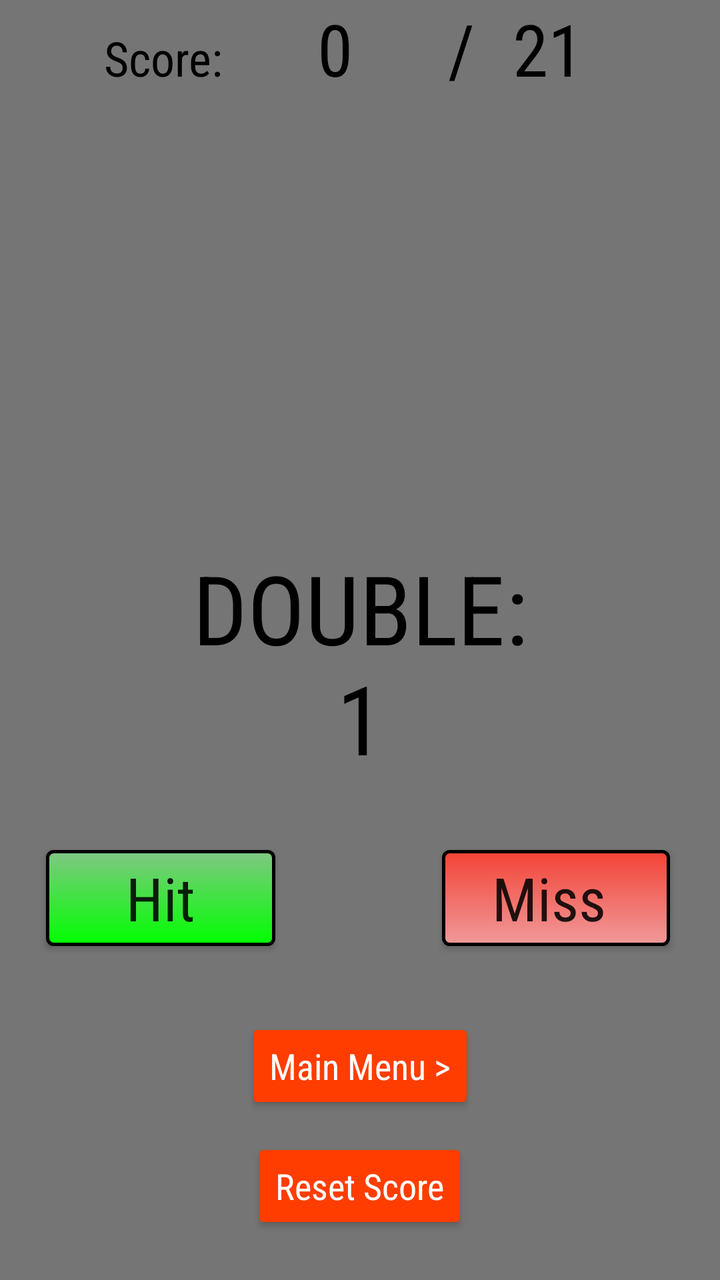
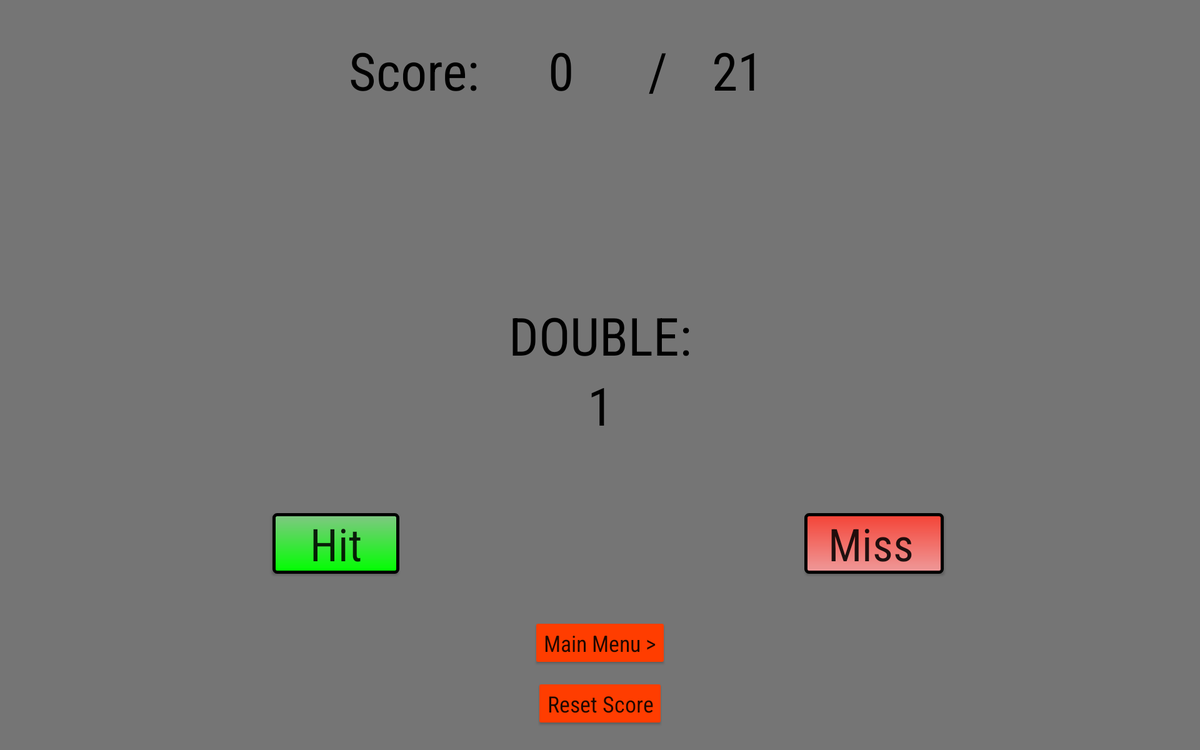

First picture: res/layout/ on a phone held upright. Second picture: the repository's own variant of that layout, on a device whose configuration matches the variant's folder. Source for both follows.
<!-- AndroidManifest.xml: application theme AppTheme -->
<!-- res/layout/activity_game_sceen.xml -->
<?xml version="1.0" encoding="utf-8"?>
<RelativeLayout xmlns:android="http://schemas.android.com/apk/res/android"
    android:layout_width="match_parent"
    android:layout_height="match_parent"
    android:background="#757575"
    android:paddingLeft="16dp"
    android:paddingRight="16dp">

    <TextView
        android:id="@+id/txt_score"
        android:layout_width="wrap_content"
        android:layout_height="wrap_content"
        android:layout_alignBaseline="@+id/txt_forwardSlash"
        android:layout_alignBottom="@+id/txt_forwardSlash"
        android:layout_marginEnd="11dp"
        android:layout_toStartOf="@+id/menu_btn"
        android:layout_weight="1"
        android:fontFamily="sans-serif-condensed"
        android:text="Score:"
        android:textColor="@android:color/background_dark"
        android:textSize="24sp" />

    <TextView
        android:id="@+id/txt_scoreOn"
        android:layout_width="wrap_content"
        android:layout_height="wrap_content"
        android:layout_alignParentTop="true"
        android:layout_marginStart="21dp"
        android:layout_toEndOf="@+id/hit_btn"
        android:layout_weight="1"
        android:fontFamily="sans-serif-condensed"
        android:paddingBottom="-5dp"
        android:text="0"
        android:textAllCaps="false"
        android:textColor="#000"
        android:textSize="36sp" />

    <TextView
        android:id="@+id/txt_forwardSlash"
        android:layout_width="wrap_content"
        android:layout_height="wrap_content"
        android:layout_alignBaseline="@+id/txt_scoreOutOf"
        android:layout_alignBottom="@+id/txt_scoreOutOf"
        android:layout_toStartOf="@+id/txt_scoreOutOf"
        android:layout_weight="1"
        android:fontFamily="sans-serif-condensed"
        android:text="/"
        android:textColor="@android:color/background_dark"
        android:textSize="36sp" />

    <TextView
        android:id="@+id/txt_scoreOutOf"
        android:layout_width="wrap_content"
        android:layout_height="wrap_content"
        android:layout_alignParentTop="true"
        android:layout_marginStart="19dp"
        android:layout_toEndOf="@+id/menu_btn"
        android:layout_weight="1"
        android:fontFamily="sans-serif-condensed"
        android:text="21"
        android:textAllCaps="true"
        android:textColor="#000"
        android:textSize="36sp" />


    <TextView
        android:id="@+id/txt_double"
        android:layout_width="match_parent"
        android:layout_height="wrap_content"
        android:layout_alignBottom="@+id/txt_doubleon"
        android:layout_alignParentStart="true"
        android:layout_marginBottom="55dp"
        android:fontFamily="sans-serif-condensed"
        android:gravity="center"
        android:text="Double:"
        android:textAllCaps="true"
        android:textColor="#000"
        android:textSize="48sp" />

    <TextView
        android:id="@+id/txt_doubleon"
        android:layout_width="match_parent"
        android:layout_height="wrap_content"
        android:layout_above="@+id/hit_btn"
        android:layout_alignParentStart="true"
        android:layout_marginBottom="34dp"
        android:fontFamily="sans-serif-condensed"
        android:gravity="center"
        android:text="1"
        android:textAllCaps="true"
        android:textColor="#000"
        android:textSize="48sp" />

    <Button
        android:id="@+id/hit_btn"
        android:layout_width="wrap_content"
        android:layout_height="wrap_content"
        android:layout_above="@+id/menu_btn"
        android:layout_alignParentStart="true"
        android:layout_marginBottom="36dp"
        android:layout_marginStart="7dp"
        android:layout_weight="1"
        android:background="@drawable/hit_button_border"
        android:fontFamily="sans-serif-condensed"
        android:onClick="hitscore"
        android:paddingLeft="40dp"
        android:paddingRight="40dp"
        android:text="Hit"
        android:textAllCaps="false"
        android:textSize="30sp" />

    <Button
        android:id="@+id/miss_btn"
        android:layout_width="wrap_content"
        android:layout_height="wrap_content"
        android:layout_alignBaseline="@+id/hit_btn"
        android:layout_alignBottom="@+id/hit_btn"
        android:layout_alignParentEnd="true"
        android:layout_marginEnd="9dp"
        android:layout_weight="1"
        android:background="@drawable/miss_button_border"
        android:fontFamily="sans-serif-condensed"
        android:onClick="MissScore"
        android:paddingLeft="25dp"
        android:paddingRight="32dp"
        android:text="Miss"
        android:textAllCaps="false"
        android:textSize="30sp" />

    <Button
        android:id="@+id/menu_btn"
        android:layout_width="wrap_content"
        android:layout_height="wrap_content"
        android:layout_above="@+id/reset_btn"
        android:layout_centerHorizontal="true"
        android:layout_marginBottom="12dp"
        android:backgroundTint="#FF3D00"
        android:fontFamily="sans-serif-condensed"
        android:text="Main Menu >"
        android:textAllCaps="false"
        android:textColor="@android:color/white"
        android:textSize="18sp" />

    <Button
        android:id="@+id/reset_btn"
        android:layout_width="wrap_content"
        android:layout_height="wrap_content"
        android:layout_alignParentBottom="true"
        android:layout_centerHorizontal="true"
        android:layout_marginBottom="23dp"
        android:backgroundTint="#FF3D00"
        android:fontFamily="sans-serif-condensed"
        android:onClick="ResetScore"
        android:text="Reset Score"
        android:textAllCaps="false"
        android:textColor="@android:color/white"
        android:textSize="18sp" />

</RelativeLayout>
<!-- resources referenced by this layout -->
<resources>
  <!-- drawable hit_button_border (drawable) -->
  <?xml version="1.0" encoding="utf-8"?>
  <shape xmlns:android="http://schemas.android.com/apk/res/android"
      android:shape="rectangle">
      <gradient android:startColor="#81C784"
          android:endColor="#00FF00"
          android:angle="270" />
      <corners android:radius="3dp" />
      <stroke android:width="5px" android:color="#000" />
  </shape>
  <!-- drawable miss_button_border (drawable) -->
  <?xml version="1.0" encoding="utf-8"?>
  <shape xmlns:android="http://schemas.android.com/apk/res/android"
      android:shape="rectangle">
      <gradient android:startColor="#F44336"
          android:endColor="#EF9A9A"
          android:angle="270" />
      <corners android:radius="3dp" />
      <stroke android:width="5px" android:color="#000" />
  </shape>
  <style name="AppTheme" parent="Theme.AppCompat.Light.DarkActionBar">
  
          <item name="colorPrimary">#FF3D00</item>
          <item name="colorPrimaryDark">#000000</item>
          <item name="colorAccent">@color/colorAccent</item>
  
      </style>
</resources>
<!-- res/layout-xlarge/activity_game_sceen.xml (the author's variant of the layout above) -->
<!-- drawn on a large tablet held sideways -->
<?xml version="1.0" encoding="utf-8"?>
<RelativeLayout xmlns:android="http://schemas.android.com/apk/res/android"
    android:layout_width="match_parent"
    android:layout_height="match_parent"
    android:background="#757575"
    android:paddingLeft="16dp"
    android:paddingRight="16dp">

    <TextView
        android:id="@+id/txt_score"
        android:layout_width="wrap_content"
        android:layout_height="wrap_content"
        android:layout_alignParentTop="true"
        android:layout_marginEnd="59dp"
        android:layout_marginTop="37dp"
        android:layout_toStartOf="@+id/txt_scoreOn"
        android:layout_weight="1"
        android:fontFamily="sans-serif-condensed"
        android:text="Score:"
        android:textColor="@android:color/background_dark"
        android:textSize="56sp" />

    <TextView
        android:id="@+id/txt_scoreOn"
        android:layout_width="wrap_content"
        android:layout_height="wrap_content"
        android:layout_alignStart="@+id/reset_btn"
        android:layout_alignTop="@+id/txt_score"
        android:layout_marginStart="13dp"
        android:layout_weight="1"
        android:fontFamily="sans-serif-condensed"
        android:paddingBottom="-5dp"
        android:text="0"
        android:textAllCaps="false"
        android:textColor="#000"
        android:textSize="56sp" />

    <TextView
        android:id="@+id/txt_forwardSlash"
        android:layout_width="wrap_content"
        android:layout_height="wrap_content"
        android:layout_alignBaseline="@+id/txt_scoreOn"
        android:layout_alignBottom="@+id/txt_scoreOn"
        android:layout_alignEnd="@+id/menu_btn"
        android:layout_weight="1"
        android:fontFamily="sans-serif-condensed"
        android:text="/"
        android:textColor="@android:color/background_dark"
        android:textSize="56sp" />

    <TextView
        android:id="@+id/txt_scoreOutOf"
        android:layout_width="wrap_content"
        android:layout_height="wrap_content"
        android:layout_alignBaseline="@+id/txt_forwardSlash"
        android:layout_alignBottom="@+id/txt_forwardSlash"
        android:layout_marginStart="47dp"
        android:layout_toEndOf="@+id/txt_forwardSlash"
        android:layout_weight="1"
        android:fontFamily="sans-serif-condensed"
        android:text="21"
        android:textAllCaps="true"
        android:textColor="#000"
        android:textSize="56sp" />


    <TextView
        android:id="@+id/txt_double"
        android:layout_width="match_parent"
        android:layout_height="wrap_content"
        android:layout_above="@+id/txt_doubleon"
        android:layout_alignParentStart="true"
        android:fontFamily="sans-serif-condensed"
        android:gravity="center"
        android:text="Double:"
        android:textAllCaps="true"
        android:textColor="#000"
        android:textSize="56sp" />

    <TextView
        android:id="@+id/txt_doubleon"
        android:layout_width="match_parent"
        android:layout_height="wrap_content"
        android:layout_above="@+id/hit_btn"
        android:layout_alignParentStart="true"
        android:layout_marginBottom="78dp"
        android:fontFamily="sans-serif-condensed"
        android:gravity="center"
        android:text="1"
        android:textAllCaps="true"
        android:textColor="#000"
        android:textSize="56sp" />

    <Button
        android:id="@+id/hit_btn"
        android:layout_width="wrap_content"
        android:layout_height="wrap_content"
        android:layout_above="@+id/menu_btn"
        android:layout_alignEnd="@+id/txt_score"
        android:layout_marginBottom="47dp"
        android:layout_marginEnd="86dp"
        android:layout_weight="1"
        android:background="@drawable/hit_button_border"
        android:fontFamily="sans-serif-condensed"
        android:onClick="hitscore"
        android:paddingLeft="40dp"
        android:paddingRight="40dp"
        android:text="Hit"
        android:textAllCaps="false"
        android:textSize="48sp" />

    <Button
        android:id="@+id/miss_btn"
        android:layout_width="wrap_content"
        android:layout_height="wrap_content"
        android:layout_below="@+id/txt_doubleon"
        android:layout_marginStart="44dp"
        android:layout_toEndOf="@+id/txt_scoreOutOf"
        android:layout_weight="1"
        android:background="@drawable/miss_button_border"
        android:fontFamily="sans-serif-condensed"
        android:onClick="MissScore"
        android:paddingLeft="25dp"
        android:paddingRight="32dp"
        android:text="Miss"
        android:textAllCaps="false"
        android:textSize="48sp" />

    <Button
        android:id="@+id/menu_btn"
        android:layout_width="wrap_content"
        android:layout_height="wrap_content"
        android:layout_above="@+id/reset_btn"
        android:layout_centerHorizontal="true"
        android:layout_marginBottom="12dp"
        android:backgroundTint="#FF3D00"
        android:fontFamily="sans-serif-condensed"
        android:text="Main Menu >"
        android:textAllCaps="false"
        android:textSize="24sp" />

    <Button
        android:id="@+id/reset_btn"
        android:layout_width="wrap_content"
        android:layout_height="wrap_content"
        android:layout_alignParentBottom="true"
        android:layout_centerHorizontal="true"
        android:layout_marginBottom="23dp"
        android:backgroundTint="#FF3D00"
        android:fontFamily="sans-serif-condensed"
        android:onClick="ResetScore"
        android:text="Reset Score"
        android:textAllCaps="false"
        android:textSize="24sp" />

</RelativeLayout>
